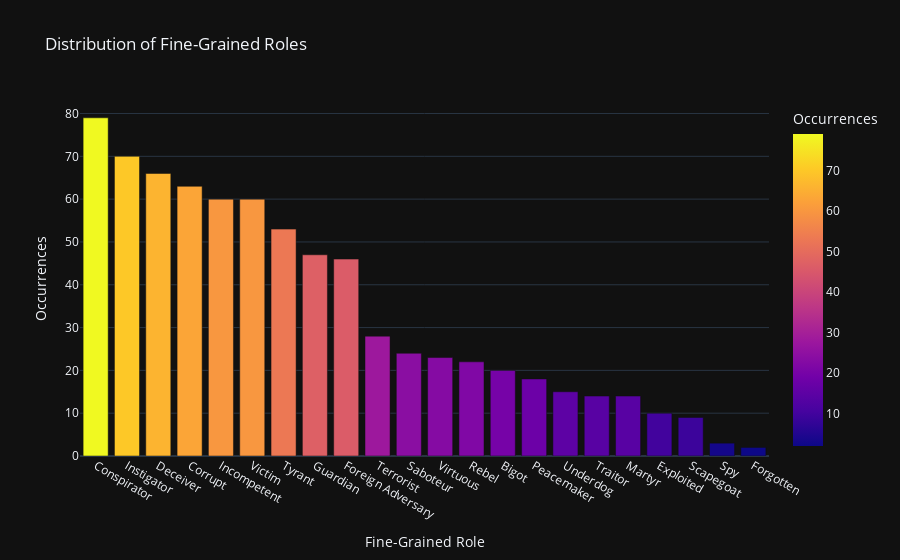

The code cell stored with this chart in its notebook:
### Code cell
# Fine-grained roles column has roles stored as a list. plot the distribution of fine-grained roles
# Create a list to store the count of each fine-grained role
fine_grained_role_counts = []
unique_roles
# Iterate over each fine-grained role
for role in unique_roles:
    # Count the number of occurrences of the role in the fine_grained_roles column
    count = df[role].sum()
    fine_grained_role_counts.append((role, count))

# Create a DataFrame from the list of role counts
fine_grained_role_counts_df = pd.DataFrame(fine_grained_role_counts, columns=['Role', 'Count'])

# Sort the DataFrame by the count of roles in descending order
fine_grained_role_counts_df = fine_grained_role_counts_df.sort_values(by='Count', ascending=False)

# Create a bar plot of the fine-grained role counts
fig = px.bar(fine_grained_role_counts_df, 
             x='Role', 
             y='Count', 
             title='Distribution of Fine-Grained Roles',
             labels={'Role': 'Fine-Grained Role', 'Count': 'Occurrences'},
             color='Count',  # Optional: Adds color to the bars based on frequency
             template='plotly_dark')  # Optional: Dark theme

# Show the plot
fig.show()

### Figure 1 — Plotly figure (JSON) as saved in the notebook; plotly's stock layout.template omitted (floating-point values rounded to 4 significant figures)
{"data": [{"alignmentgroup": "True", "hovertemplate": "Fine-Grained Role=%{x}<br>Occurrences=%{marker.color}<extra></extra>", "legendgroup": "", "marker": {"color": [79, 70, 66, 63, 60, 60, 53, 47, 46, 28, 24, 23, 22, 20, 18, 15, 14, 14, 10, 9, 3, 2], "coloraxis": "coloraxis", "pattern": {"shape": ""}}, "name": "", "offsetgroup": "", "orientation": "v", "showlegend": false, "textposition": "auto", "type": "bar", "x": ["Conspirator", "Instigator", "Deceiver", "Corrupt", "Incompetent", "Victim", "Tyrant", "Guardian", "Foreign Adversary", "Terrorist", "Saboteur", "Virtuous", "Rebel", "Bigot", "Peacemaker", "Underdog", "Traitor", "Martyr", "Exploited", "Scapegoat", "Spy", "Forgotten"], "xaxis": "x", "y": [79, 70, 66, 63, 60, 60, 53, 47, 46, 28, 24, 23, 22, 20, 18, 15, 14, 14, 10, 9, 3, 2], "yaxis": "y"}], "layout": {"barmode": "relative", "coloraxis": {"colorbar": {"title": {"text": "Occurrences"}}, "colorscale": [[0, "#0d0887"], [0.1111, "#46039f"], [0.2222, "#7201a8"], [0.3333, "#9c179e"], [0.4444, "#bd3786"], [0.5556, "#d8576b"], [0.6667, "#ed7953"], [0.7778, "#fb9f3a"], [0.8889, "#fdca26"], [1, "#f0f921"]]}, "legend": {"tracegroupgap": 0}, "title": {"text": "Distribution of Fine-Grained Roles"}, "xaxis": {"anchor": "y", "domain": [0, 1], "title": {"text": "Fine-Grained Role"}}, "yaxis": {"anchor": "x", "domain": [0, 1], "title": {"text": "Occurrences"}}}}
